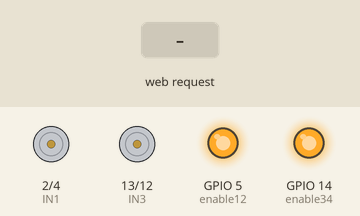
A sketch run on a simulated ESP8266 (NodeMCU). On the bench: motor-driver pin pairs drawn as motors (green arrow = first pin HIGH = forward, orange = second pin HIGH = backward, longer = more drive), output pins drawn as LEDs (lit = HIGH). Inputs (shaded band) come from the test bench.

Above: at 1.2 s.
1.3 s: HTTP request GET /Avance received
At 1.9 s:
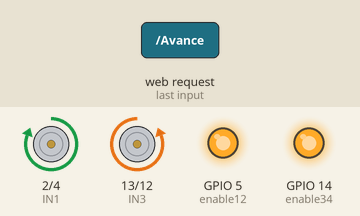
2.8 s: HTTP request GET /Recule received
At 3.1 s:
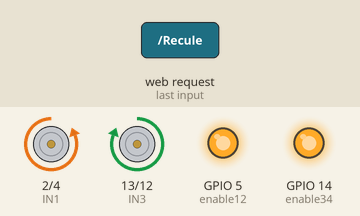
4.3 s: HTTP request GET /Gauche received
At 5.4 s:
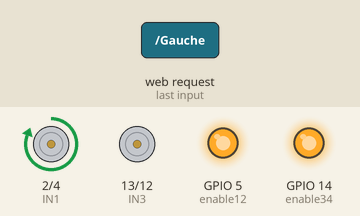
5.8 s: HTTP request GET /Droite received
At 6.5 s:
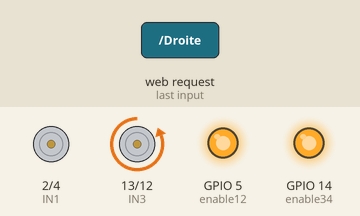
7.3 s: HTTP request GET /Stop received
At 7.7 s:
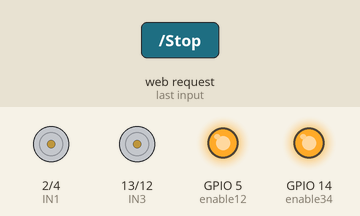
Timing chart, 0 to 9.8 s (numbered marks = the images above; inputs shaded):
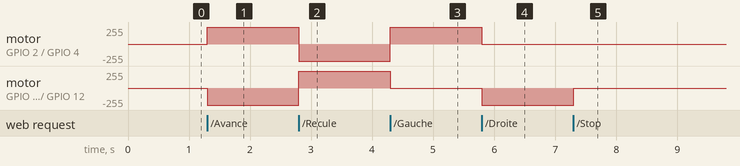

Measured:
- after the input at 1.3 s, motor on GPIO 2 (IN1) / GPIO 4 (IN2): stopped → forward 255/255 at once; motor on GPIO 13 (IN3) / GPIO 12 (IN4): stopped → backward 255/255 at once
- after the input at 2.8 s, motor on GPIO 2 (IN1) / GPIO 4 (IN2): forward 255/255 → backward 255/255 at once; motor on GPIO 13 (IN3) / GPIO 12 (IN4): backward 255/255 → forward 255/255 at once
- after the input at 4.3 s, motor on GPIO 2 (IN1) / GPIO 4 (IN2): backward 255/255 → forward 255/255 at once; motor on GPIO 13 (IN3) / GPIO 12 (IN4): forward 255/255 → stopped at once
- after the input at 5.8 s, motor on GPIO 2 (IN1) / GPIO 4 (IN2): forward 255/255 → stopped at once; motor on GPIO 13 (IN3) / GPIO 12 (IN4): stopped → backward 255/255 at once
- after the input at 7.3 s, motor on GPIO 13 (IN3) / GPIO 12 (IN4): backward 255/255 → stopped at once

The sketch:

wificar.ino
```cpp
#include <ESP8266WiFi.h>

IPAddress ip(192, 168, 44, 1);
IPAddress gateway(192, 168, 1, 254);
IPAddress subnet(255, 255, 255, 0);
const char *password = "123456789";
const char *ssid = "WifiCarnetwork" ;

WiFiServer server(80); // Port 80
const int IN1 = 2, IN2 = 4, IN3 = 13, IN4 = 12;
const int enable12 = 5 , enable34 = 14;
String header = "HTTP/1.1 200 OK\r\nContent-Type: text/html\r\n\r\n";
String html_1 = "<!DOCTYPE html><html><head><title>MOT Control</title></head><body><div id='main'><h2>MOT Control</h2>";
String html_2 = "<form id='F1' action='Stop'><input class='button' type='submit' value='Stop' ></form><br>";
String html_3 = "<form id='F2' action='Recule'><input class='button' type='submit' value='Recule' ></form><br>";
String html_4 = "<form id='F3' action='Gauche'><input class='button' type='submit' value='Gauche' ></form><br>";
String html_5 = "<form id='F4' action='Droite'><input class='button' type='submit' value='Droite' ></form><br>";
String html_6 = "<form id='F5' action='Avance'><input class='button' type='submit' value='Avance' ></form><br>";
String html_7 = "</div></body></html>";
String request = "";
void setup()
{
  pinMode(IN1, OUTPUT);
  pinMode(IN2, OUTPUT);
  pinMode(IN3, OUTPUT);
  pinMode(IN4, OUTPUT);
  pinMode(enable12, OUTPUT);
  pinMode(enable34, OUTPUT);
  digitalWrite(enable12, HIGH);
  digitalWrite(enable34, HIGH);
  WiFi.mode(WIFI_AP_STA);
  WiFi.softAPConfig(ip, ip, IPAddress(255, 255, 255, 0));
  WiFi.softAP(ssid, password);
  pinMode(BUILTIN_LED, OUTPUT);
  digitalWrite(BUILTIN_LED,LOW);

  server.begin();
}

void loop()
{

// Check if a client has connected
    WiFiClient client = server.available();
    if (!client)  {  return;  }

    // Read the first line of the request
    request = client.readStringUntil('\r');

    if( request.indexOf("Avance") > 0 )
    {
    avance();
    }
    if  ( request.indexOf("Recule") > 0 )
    {
    recule();
    }

    if  ( request.indexOf("Gauche") > 0 )
    {
    gauche();
    }

    if  ( request.indexOf("Droite") > 0 )
    {
    droite();
    }

    if  ( request.indexOf("Stop") > 0 )
    {
    stopnow();
    }

    client.flush();
    client.print( header );
    client.print( html_1 );
    client.print( html_2 );
    client.print( html_3 );
    client.print( html_4);
    client.print( html_5);
    client.print( html_6);
    client.print( html_7);
    delay(5);


}

void avance()
{
  digitalWrite(IN1, HIGH);//moteurG
  digitalWrite(IN2, LOW);//moteurG
  digitalWrite(IN3, LOW);
  digitalWrite(IN4, HIGH);
}

void recule()
{
  digitalWrite(IN1, LOW);
  digitalWrite(IN2, HIGH);
  digitalWrite(IN3, HIGH);
  digitalWrite(IN4, LOW);
}
void gauche()
{digitalWrite(IN1, HIGH);
  digitalWrite(IN2, LOW);
  digitalWrite(IN3, LOW);
  digitalWrite(IN4, LOW);

}
void droite()
{
 digitalWrite(IN1, LOW);
  digitalWrite(IN2, LOW);
  digitalWrite(IN3, LOW);
  digitalWrite(IN4, HIGH);
}

void stopnow()
{
  digitalWrite(IN1, LOW);
  digitalWrite(IN2, LOW);
  digitalWrite(IN3, LOW);
  digitalWrite(IN4, LOW);
}
```
